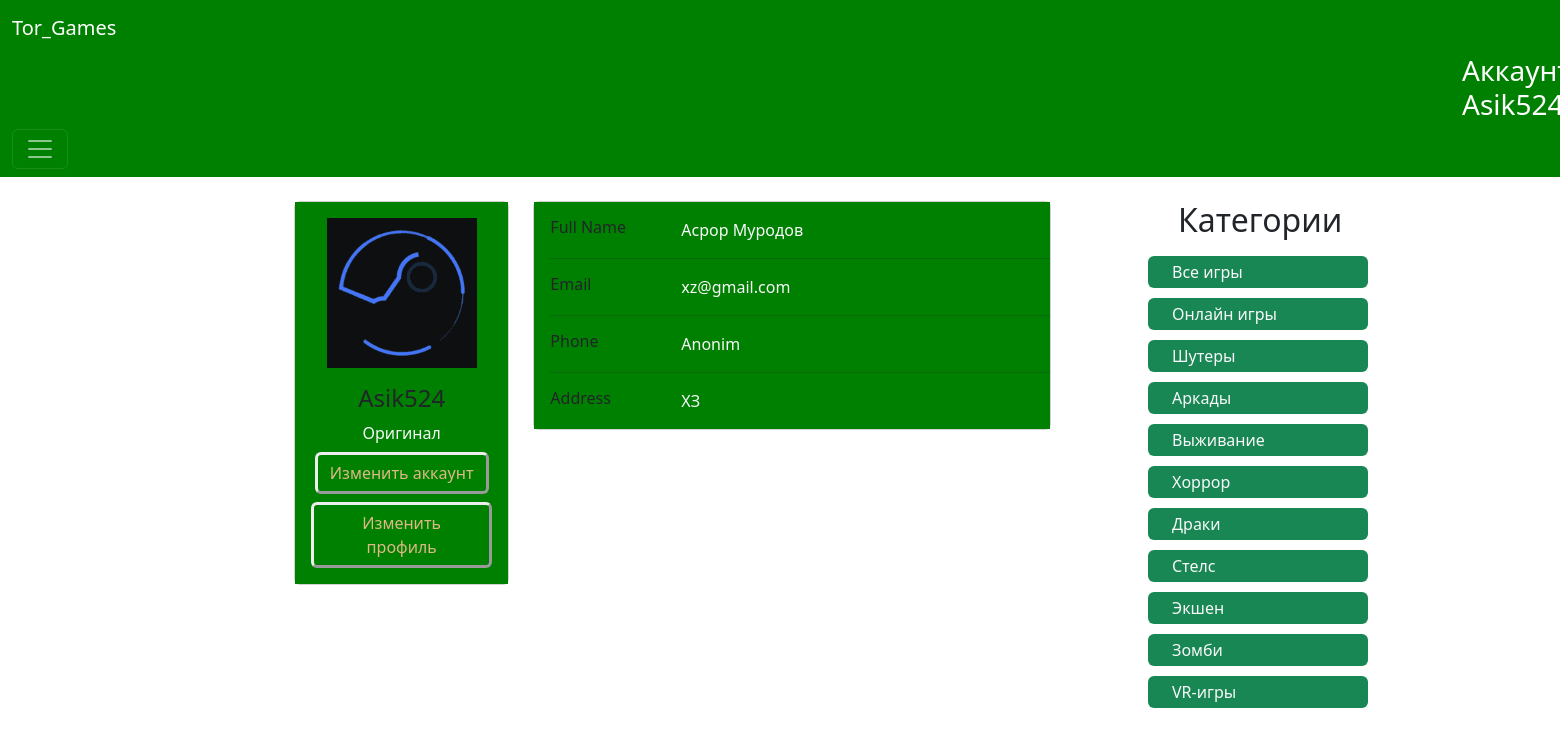
/profile/2/ (signed in), run on the app's committed database.
### torrent_games/models.py (models this page shows, shortened)
class Profile(models.Model):
    user = models.OneToOneField(User, on_delete=models.CASCADE, verbose_name='Пользователь')
    photo = models.ImageField(upload_to='profiles/', blank=True, null=True, verbose_name='Фото профиля')
    phone_number = models.CharField(max_length=30, blank=True, null=True, verbose_name='Номер телефона')
    about_user = models.CharField(max_length=100, blank=True, null=True, verbose_name='О себе')
    address = models.CharField(max_length=100, blank=True, null=True, verbose_name='Адрес')
    def get_photo_user(self):
        try:
            return self.photo.url
        except:
            return 'https://sun9-79.userapi.com/impg/Om5Z4CI8nPt8d7Z3H2aYRoXcp4SQ4OXxYF2q7A/vb8McJOD5jg.jpg?size=750x750&quality=95&sign=66a5016f42cedbfad26304339930d204&c_uniq_tag=oUh1Y6hOnXmS3rOdJneqHru14rgqvQmD4aME8nXhA7k&type=album'
    class Meta:
        verbose_name = 'Профиль'
        verbose_name_plural = 'Профили'

class Category(models.Model):
    title = models.CharField(max_length=255, verbose_name='Название категории')
    def get_absolute_url(self):
        return reverse('category', kwargs={'pk': self.pk})
    class Meta:
        verbose_name = 'Категория'
        verbose_name_plural = 'Категории'

### torrent_games/views.py (the view)
# urls.py: path('profile/<int:pk>/', profile_view, name='profile'),
def profile_view(request, pk):
    profile = Profile.objects.get(user_id=pk)
    context = {
        'title': f'Профиль: {request.user.username}',
        'profile': profile,
    }
    return render(request, 'tor_games/profile.html', context)

### torrent_games/templatetags/game_tags.py (called while the page is built)
@register.simple_tag()
def get_categories():
    return Category.objects.all()

### torrent_games/templates/tor_games/profile.html (shortened to what this page needs)
{% extends 'base.html' %}
{% block main %}
<div class="content-left-column" style="float: left;
    margin-right: 28px;
    width: 718px;">
{% if request.user == profile.user %}
    <div class="container mt-4">
        <div class="main-body">
            <div class="row gutters-sm">
                <div class="col-md-4 mb-3">
                    <div class="card">
                        <div class="card-body" style="background: green; ">
                            <div class="d-flex flex-column align-items-center text-center">
                                <img src="{{ profile.get_photo_user }}" alt="Admin" class="" width="150" height="150">
                                <div class="mt-3">
                                    <h4>{{ profile.user.username }}</h4>
                                    <p class="mb-1 text-light">{{ profile.about_user }}</p>
                                    <a href="{% url 'edit_account' %}" class="btn btn-outline-primary"
                                       style="margin-top: 3px; margin-bottom: 8px; color: burlywood; border: outset;">Изменить
                                        аккаунт</a>
                                    <a href="{% url 'edit_profile' %}" class="btn btn-outline-primary"
                                       style="color: burlywood; border: outset;">Изменить профиль</a>
                                </div>
                            </div>
                        </div>
                    </div>
                </div>
                <div class="col-md-8">
                    <div class="card mb-3" style="width: 518px;">
                        <div class="card-body" style="padding-right: 0px; width: 516px; background: green;">
                            <div class="row">
                                <div class="col-sm-3">
                                    <h6 class="mb-0">Full Name</h6>
                                </div>
                                <div class="col-sm-9 text-light">
                                    {{ profile.user.first_name }} {{ profile.user.last_name }}
                                </div>
                            </div>
                            <hr>
                            <div class="row">
                                <div class="col-sm-3">
                                    <h6 class="mb-0">Email</h6>
                                </div>
                                <div class="col-sm-9 text-light">
                                    {{ profile.user.email }}
                                </div>
                            </div>
                            <hr>
                            <div class="row">
                                <div class="col-sm-3">
                                    <h6 class="mb-0">Phone</h6>
                                </div>
                                <div class="col-sm-9 text-light">
                                    {{ profile.phone_number }}
                                </div>
                            </div>
                            <hr>
                            <div class="row">
                                <div class="col-sm-3">
                                    <h6 class="mb-0">Address</h6>
                                </div>
                                <div class="col-sm-9 text-light">
                                    {{ profile.address }}
                                </div>
                            </div>
                        </div>
                    </div>
                </div>
            </div>
        </div>
    </div>
{% else %}
<div style="margin-left: 200px; margin-top: 250px;">
    <h1 style="">Это не ваш профиль</h1>
    <h2><a href="{% url 'index' %}" style="text-decoration: none; color: green;">Главная страница</a></h2>
</div>
{% endif %}
</div>
<div class="content-right-column" style="float: left;
    width: 250px;">
    {% include 'tor_games/components/_categories.html' %}
</div>
{% endblock main %}

### templates/base.html (shortened to what this page needs)
<!doctype html>
<html lang="en">
<head>
    <link href="https://cdn.jsdelivr.net/npm/bootstrap@5.3.1/dist/css/bootstrap.min.css" rel="stylesheet"
>
</head>
<body>
<nav class="navbar mx-" data-bs-theme="dark" style="background: green;">
    <div class="container-fluid">
        <a class="navbar-brand" href="{% url 'index' %}">Tor_Games</a>
            {% if not request.user.is_authenticated %}
            <a class="login" href="{% url 'login' %}" style="text-decoration: none; margin-right: 15px; color:red;">Войти</a>
            <a class="registration" href="{% url 'register' %}" style="text-decoration: none; color: yellow;">Регистрация</a>
            {% else %}
        <h3 style="color: white; margin-left: 1450px;margin-top: 6px;">Аккаунт: {{ request.user.username }}</h3>
        <button class="navbar-toggler" type="button" data-bs-toggle="collapse" data-bs-target="#navbarNavAltMarkup"
                aria-controls="navbarNavAltMarkup" aria-expanded="false" aria-label="Переключатель навигации">
            <span class="navbar-toggler-icon"></span>
        </button>
            {% endif %}
    </div>
</nav>
<div class="global-container" style="margin: 0 auto;
    margin-top: 0px;
    margin-right: auto;
    margin-bottom: 0px;
    margin-left: auto; position: relative;
    width: 996px;">
    {% block main %}
    {% endblock main %}
</div>
</body>
</html>

### torrent_games/templates/tor_games/components/_categories.html
{% load game_tags %}
<ul style="display: block; list-style-type: disc; margin-block-start: 1em; margin-block-end: 1em;
    margin-inline-start: 0px;
    margin-inline-end: 0px;
    padding-inline-start: 40px; margin-left:50px;">
    <h2 class="mt-4 justify-content-center mb-3" style="margin-left:60px;">Категории</h2>
    <li style="list-style: none; display: block; line-height: 32px; height: 32px; width: 220px; margin-left: 30px;
    margin-top:10px;"><a class="bg-success rounded nav-item nav-link link-light px-4" href="{% url 'index' %}">Все игры</a></li>
    {% get_categories as categories %}
    {% for category in categories %}
    <li style="list-style: none; display: block; line-height: 32px; height: 32px; width: 220px;
    margin-top:10px; margin-left: 30px;"><a class="bg-success rounded nav-item nav-link link-light px-4" href="{{ category.get_absolute_url }}">{{ category.title }}</a></li>
    {% endfor %}
</ul>

### data on the page
Profile: get_photo_user (picture), user.username "Asik524", about_user "Оригинал", user.first_name "Асрор", user.last_name "Муродов", user.email "xz@gmail.com", phone_number "Anonim", address "ХЗ"
Category: title "Онлайн игры"
Category: title "Шутеры"
Category: title "Аркады"
Category: title "Выживание"
Category: title "Хоррор"
Category: title "Драки"
Category: title "Стелс"
Category: title "Экшен"
Category: title "Зомби"
Category: title "VR-игры"
